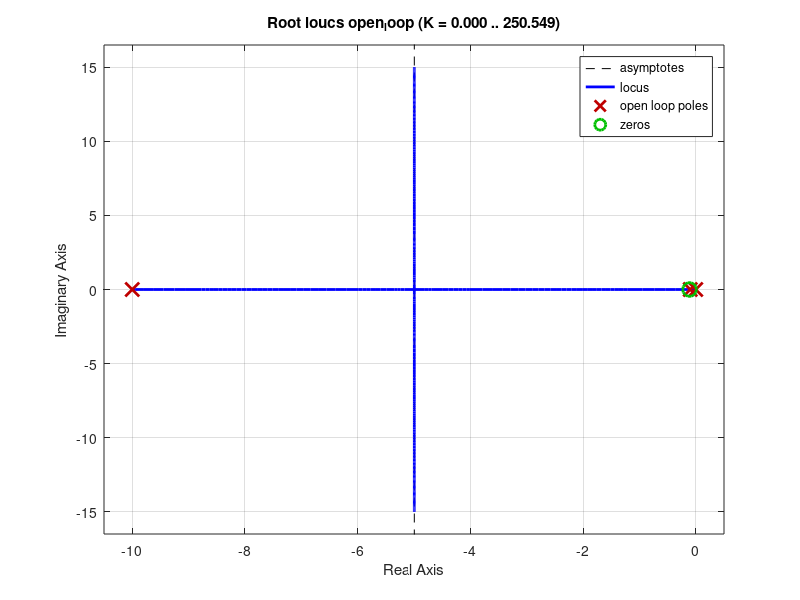

MATLAB code for this plot: (Note: this script raises an error after producing the figure.)
clear;

num = [1 0.111];
den = [1 10.1 1 0];

k = 54.054;

open_loop = tf(num, den);
rlocus(open_loop);

open_loop = k*open_loop;
closed_loop = feedback(open_loop, 1, -1);

info = stepinfo(closed_loop);
fprintf("RiseTime = %f \n",info.RiseTime);
fprintf("Overshoot = %f \n",info.Overshoot);

